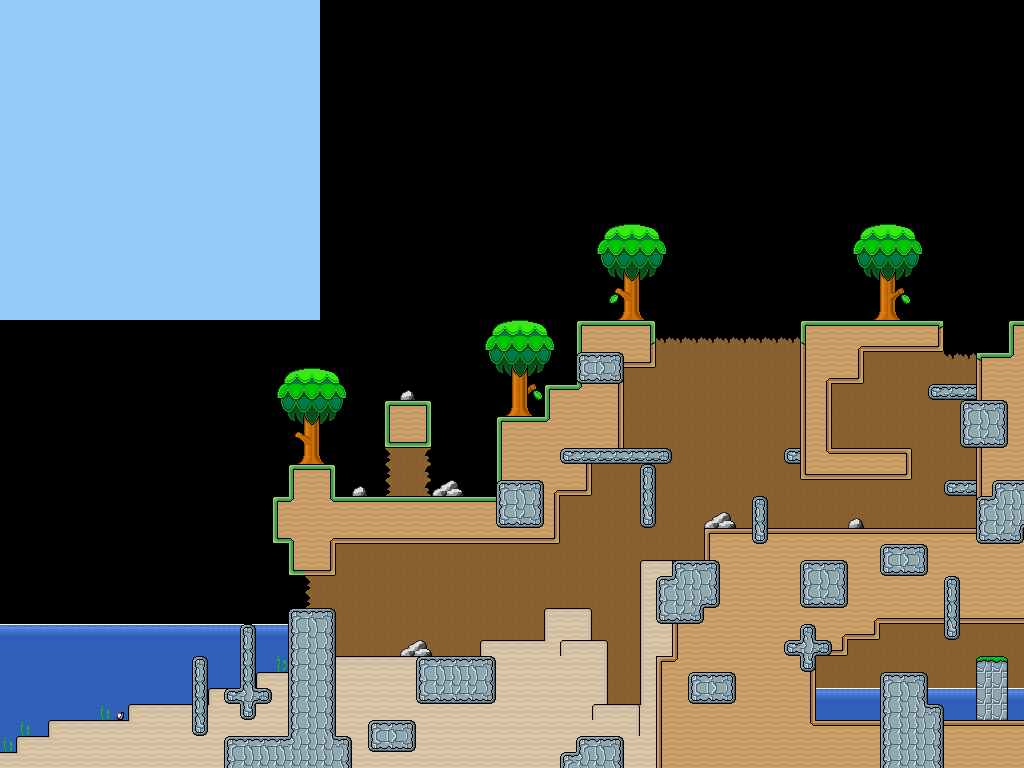

Tiled map render using the project's own tile images. Description and the map definition, with tile-layer contents summarised, below:
An orthogonal 64x48 tile map with 16x16 px tiles, 3 tile layers (Background, Foreground, Overlap), 1 image layer and 12 objects (2x pressure_plate, 2x spring, 2x door, 2x fire_thrower, start, ...).

<map version="1.0" tiledversion="1.0.0" orientation="orthogonal" renderorder="right-down" width="64" height="48" tilewidth="16" tileheight="16" nextobjectid="73">
 <properties>
  <property name="music" value="one_0.mp3" />
 </properties>
 <tileset firstgid="1" name="Tileset" tilewidth="16" tileheight="16" spacing="1" tilecount="3600" columns="60">
  <image source="../tilemap.bmp" trans="c8bfe7" width="1020" height="1020" />
 </tileset>
 <imagelayer name="Background">
  <image source="backgrounds/sky.bmp" width="320" height="320" />
 </imagelayer>
 <layer name="Background" width="64" height="48">
  <data>[3072 cells, 668 non-empty, 9 distinct tile ids]</data>
 </layer>
 <layer name="Foreground" width="64" height="48">
  <data>[3072 cells, 876 non-empty, 57 distinct tile ids]</data>
 </layer>
 <layer name="Overlap" width="64" height="48">
  <data>[3072 cells, 228 non-empty, 56 distinct tile ids]</data>
 </layer>
 <objectgroup color="#000080" name="Objects">
  <object id="49" name="start" x="0" y="508" width="16" height="16" />
  <object id="59" name="jan" x="68" y="512" width="16" height="32">
   <properties>
    <property name="action" value="jump" />
   </properties>
  </object>
  <object id="60" name="pressure_plate" x="544" y="592" width="32" height="16">
   <properties>
    <property name="global" value="65" />
    <property name="global2" value="active" />
   </properties>
  </object>
  <object id="61" name="spring" x="608" y="688" width="16" height="16" />
  <object id="62" name="spring" x="592" y="624" width="16" height="16" />
  <object id="65" name="door" x="640" y="528" width="16" height="32" />
  <object id="66" name="door" x="928" y="352" width="16" height="32" />
  <object id="68" name="finish" x="992" y="288" width="32" height="32">
   <properties>
    <property name="global" value="greenland.tmx" />
    <property name="global2" value="1" />
   </properties>
  </object>
  <object id="69" name="fire_thrower" x="955" y="502" width="32" height="32" />
  <object id="70" name="fire_thrower" x="456" y="629.5" width="32" height="32" />
  <object id="71" name="pressure_plate" x="832" y="432" width="32" height="16">
   <properties>
    <property name="global" value="66" />
    <property name="global2" value="active" />
   </properties>
  </object>
  <object id="72" name="hud" x="132" y="496" width="32" height="16" />
 </objectgroup>
</map>
